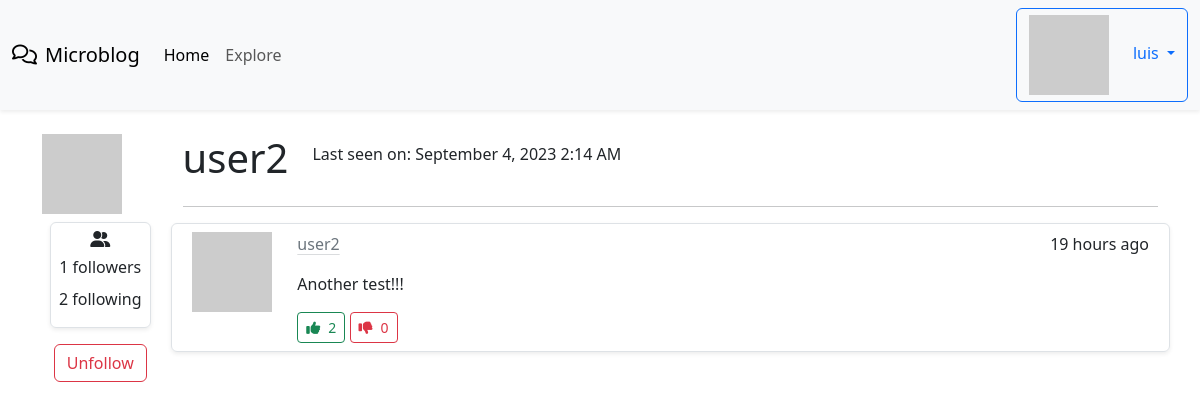
The app's page /user/user2 (signed in), older data.
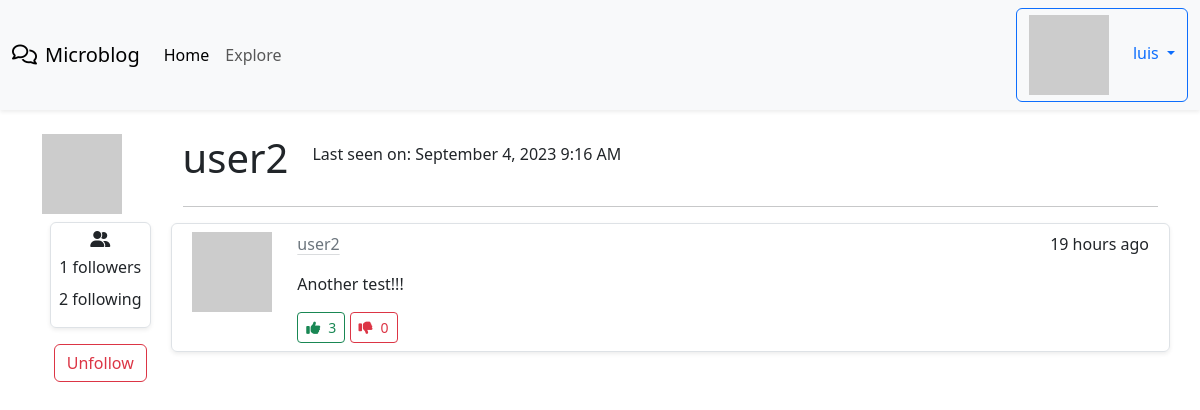
The same page, newer data.
### app/models.py (models this page shows, shortened)
class User(UserMixin, db.Model):
    id = db.Column(db.Integer, primary_key = True)
    username = db.Column(db.String(64), index = True, unique = True)
    email = db.Column(db.String(120), index = True, unique = True)
    password_hash = db.Column(db.String(128))
    posts = db.relationship('Post', backref='author', lazy='dynamic')
    about_me = db.Column(db.String(140))
    last_seen = db.Column(db.DateTime, default=datetime.utcnow)
    followed = db.relationship(
        'User', secondary=followers,
        primaryjoin=(followers.c.follower_id == id),
        secondaryjoin=(followers.c.followed_id == id),
        backref=db.backref('followers', lazy='dynamic'), lazy='dynamic'
    )
    upvotes = db.relationship('Upvote', backref='user', lazy='dynamic')
    downvotes = db.relationship('Downvote', backref='user', lazy='dynamic')
    def avatar(self, size):
        digest = md5(self.email.lower().encode('utf-8')).hexdigest()
        return 'https://www.gravatar.com/avatar/{}?d=identicon&s={}'.format(digest, size)
    def is_following(self, user):
        return self.followed.filter(
            followers.c.followed_id == user.id
        ).count() > 0

class Post(db.Model):
    id = db.Column(db.Integer, primary_key=True)
    body = db.Column(db.String(140))
    timestamp = db.Column(db.DateTime, index=True, default=datetime.utcnow)
    user_id = db.Column(db.Integer, db.ForeignKey('user.id'))
    language = db.Column(db.String(5))
    upvotes = db.relationship('Upvote', backref='post', lazy='dynamic')
    downvotes = db.relationship('Downvote', backref='post', lazy='dynamic')

### app/main/routes.py (the view)
@bp.route('/user/<username>')
@login_required
def user(username):
    user = User.query.filter_by(username=username).first_or_404()
    page = request.args.get('page', 1, type=int)
    posts = user.posts.order_by(Post.timestamp.desc()).paginate(
        page=page, per_page=current_app.config['POSTS_PER_PAGE'], error_out=False
    )
    next_url = url_for('main.user', page=posts.next_num) if posts.has_next else None
    prev_url = url_for('main.user', page=posts.prev_num) if posts.has_prev else None
    form = EmptyForm()
    return render_template('user.html', user=user, posts = posts.items, form=form, next_url=next_url, prev_url=prev_url )

### app/main/forms.py
class EmptyForm(FlaskForm):
    submit = SubmitField(_l('Submit'))

### app/__init__.py (called while the page is built)
def get_locale():
    return request.accept_languages.best_match(current_app.config['LANGUAGES'])

### app/main/routes.py (called while the page is built)
@bp.before_request
def before_request():
    if current_user.is_authenticated:
        current_user.last_seen = datetime.utcnow()
        db.session.commit()
    g.locale = str(get_locale())

### app/models.py (called while the page is built)
@login.user_loader
def load_user(id):
    return User.query.get(int(id))

### app/templates/user.html (shortened to what this page needs)
{% extends "base.html" %}
{% from 'bootstrap5/form.html' import render_field %}
{% block content %}
<div class="container mt-4">
  <div class="d-flex flex-row">
    <div class="me-4">
      <img src="{{ user.avatar(128) }}" />
      <div class="border rounded shadow-sm p-2 m-2 d-flex flex-column align-items-center">
        <i class="fa-solid fa-user-group mb-2"></i>
        <p class="mb-2">{{ _('%(count)d followers', count=user.followers.count()) }}</p>
        <p class="mb-2">{{ _('%(count)d following', count=user.followed.count()) }}</p>
      </div>
      {% if not current_user.is_following(user) and user != current_user %}
      <div>
        <p>
          <form action="{{ url_for('main.follow', username=user.username) }}" method="post">
              {{ form.hidden_tag() }}
              <div class="d-flex justify-content-center">
                {{ form.submit(value='Follow', class='btn btn-primary') }}
              </div>
            </form>
        </p>
      </div>
      {% elif current_user.is_following(user) and user != current_user %}
      <div>
        <p>
          <form action="{{ url_for('main.unfollow', username=user.username) }}" method="post">
              <div class="d-flex justify-content-center">
                {{ form.submit(value='Unfollow', class='btn btn-outline-danger') }}
              </div>
          </form>
        </p>
      </div>
      {% endif %}
    </div>
    <div class="col">
      <div class="d-flex flex-row align-items-center">
        <h1>{{ user.username }}</h1>
        {% if user.last_seen %}
          <p class="ms-4">{{ _('Last seen on') }}: {{ moment(user.last_seen).format('LLL') }}</p>
        {% endif %}
      </div>
      <div>
        <hr/>
        {% for post in posts %}
          {% include "_post.html" %}
        {% endfor %}
      </div>
    </div>
  </div>
</div>
{% endblock %}

### app/templates/base.html (shortened to what this page needs)
<!doctype html>
<html lang="en">
    <head>
        {% block head %}
        {% block styles %}
            {{ bootstrap.load_css() }}
        {% endblock %}
        {% endblock %}
    </head>
    <body>
      <nav class="navbar navbar-expand-lg bg-body-tertiary shadow-sm">
        <div class="container-fluid">
          <a class="navbar-brand" href="{{ url_for('main.index') }}"><i class="fa-regular fa-comments me-2"></i>Microblog</a>
          <div class="collapse navbar-collapse" id="navbarNav">
            <ul class="navbar-nav">
              <li class="nav-item">
                <a class="nav-link active" aria-current="page" href="{{ url_for('main.index') }}">{{_('Home')}}</a>
              </li>
              <li class="nav-item">
                <a class="nav-link" href="{{ url_for('main.explore') }}">{{_('Explore')}}</a>
              </li>
            </ul>
            <ul class="navbar-nav ms-auto">
              {% if current_user.is_anonymous %}
              <li class="nav-item">
                  <a class="btn btn-primary" href="{{ url_for('auth.login') }}">{{_('Login')}}</a>
              </li>
              {% else %}
              <li class="nav-item dropdown">
                <a class="dropdown-toggle btn btn-outline-primary" href="#" role="button" data-bs-toggle="dropdown" aria-expanded="false">
                  <img class="me-4" src="{{ current_user.avatar(36) }}" />{{ current_user.username }}
                </a>
              </li>
              {% endif %}
          </ul>
          </div>
        </div>
      </nav>
      {% block content %}{% endblock %}
  </body>
</html>

### app/templates/_post.html
<div class="row border rounded shadow-sm my-2 p-2">
  <div class="col-1 d-flex align-items-center">
    <img src="{{ post.author.avatar(64) }}" class="align-self-start mr-3" alt="{{ post.author.username }} Avatar">
  </div>
  <div class="col ms-4">
    <div class="d-flex flex-row justify-content-between">
      <a class="link-secondary link-offset-2 link-underline-opacity-25 link-underline-opacity-100-hover" href="{{ url_for('main.user', username=post.author.username) }}">{{ post.author.username }}</a>
      <p>{{ moment(post.timestamp).fromNow() }}</p>
    </div>
    <p>{{ post.body }}</p>
    <button onclick="upvotePost({{ post.id }})" class="btn btn-outline-success btn-sm upvote-button" data-post-id="{{ post.id }}">
      <i class="fa-solid fa-thumbs-up me-2"></i><span id="upvote-count-{{ post.id }}">{{ post.upvotes.count() }}</span>
    </button>
    <button onclick="downvotePost({{ post.id }})" class="btn btn-outline-danger btn-sm downvote-button" data-post-id="{{ post.id }}">
      <i class="fa-solid fa-thumbs-down me-2"></i><span id="downvote-count-{{ post.id }}">{{ post.downvotes.count() }}</span>
    </button>
  </div>
</div>

Row changes from the older to the newer data that the page shows:
changed User "user2": last_seen "September 4, 2023 2:14 AM" → "September 4, 2023 9:16 AM"
computed for Post "Another test!!!": upvotes.count "2" → "3"
